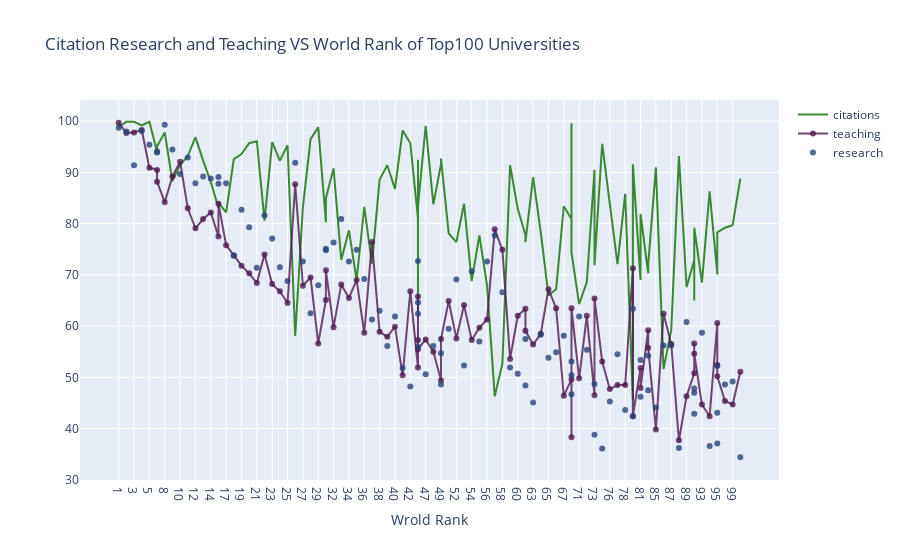

The code cell stored with this chart in its notebook:
### Code cell
trace1 = go.Scatter(
    x = df['world_rank'],
    y = df['citations'],
    mode='lines',
    name='citations',
    marker=dict(color='rgba(16, 112, 2, 0.8)'),
    text=df['university_name']
)
trace2 = go.Scatter(
    x = df['world_rank'],
    y = df['teaching'],
    mode='lines+markers',
    name='teaching',
    marker=dict(color='rgba(80, 26, 80, 0.8)'),
    text=df['university_name']
)
trace3 = go.Scatter(
    x = df['world_rank'],
    y = df['research'],
    mode='markers',
    name='research',
    marker=dict(color='rgba(40, 66, 120, 0.8)'),
    text=df['university_name']
)

data = [trace1, trace2, trace3]

layout=dict(
    title='Citation Research and Teaching VS World Rank of Top100 Universities',
    xaxis=dict(title='Wrold Rank', ticklen=5, zeroline=False)
)

fig=dict(data=data, layout=layout)

plotly.offline.init_notebook_mode(connected=True)
plotly.offline.iplot(fig)

### Figure 1 — Plotly figure (JSON) as saved in the notebook; plotly's stock layout.template omitted (floating-point values rounded to 4 significant figures)
{"data": [{"marker": {"color": "rgba(16, 112, 2, 0.8)"}, "mode": "lines", "name": "citations", "text": ["Harvard University", "California Institute of Technology", "Massachusetts Institute of Technology", "Stanford University", "Princeton University", "University of Cambridge", "University of Oxford", "University of California, Berkeley", "Imperial College London", "Yale University", "University of California, Los Angeles", "University of Chicago", "Johns Hopkins University", "Cornell University", "ETH Zurich – Swiss Federal Institute of Technology Zurich", "University of Michigan", "University of Toronto", "Columbia University", "University of Pennsylvania", "Carnegie Mellon University", "University of Hong Kong", "University College London", "University of Washington", "Duke University", "Northwestern University", "University of Tokyo", "Georgia Institute of Technology", "Pohang University of Science and Technology", "University of California, Santa Barbara", "University of British Columbia", "University of North Carolina at Chapel Hill", "University of California, San Diego", "University of Illinois at Urbana-Champaign", "National University of Singapore", "McGill University", "University of Melbourne", "Peking University", "Washington University in St Louis", "École Polytechnique", "University of Edinburgh", "Hong Kong University of Science and Technology", "École Normale Supérieure", "Australian National University", "Karolinska Institute", "University of Göttingen", "University of Wisconsin", "Rice University", "École Polytechnique Fédérale de Lausanne", "University of California, Irvine", "University of Science and Technology of China", "Vanderbilt University", "University of Minnesota", "Tufts University", "University of California, Davis", "Brown University", "University of Massachusetts", "Kyoto University", "Tsinghua University", "Boston University", "New York University", "Emory University", "LMU Munich", "University of Notre Dame", "University of Pittsburgh", "Case Western Reserve University", "Ohio State University", "University of Colorado Boulder", "University of Bristol", "University of California, Santa Cruz", "Yeshiva University", "University of Sydney", "University of Virginia", "University of Adelaide", "University of Southern California", "William & Mary", "Trinity College Dublin", "King’s College London", "Stony Brook University", "Korea Advanced Institute of Science and Technology (KAIST)", "University of Sussex", "The University of Queensland", "University of York", "Heidelberg University", "University of Utah", "Durham University", "London School of Economics and Political Science", "University of Manchester", "Royal Holloway, University of London", "Lund University", "University of Southampton", "University of Zurich", "Wake Forest University", "McMaster University", "University College Dublin", "George Washington University", "University of Arizona", "University of Basel", "University of Maryland, College Park", "Dartmouth College", "École Normale Supérieure de Lyon"], "type": "scatter", "x": ["1", "2", "3", "4", "5", "6", "6", "8", "9", "10", "11", "12", "13", "14", "15", "15", "17", "18", "19", "20", "21", "22", "23", "24", "25", "26", "27", "28", "29", "30", "30", "32", "33", "34", "35", "36", "37", "38", "39", "40", "41", "42", "43", "43", "43", "43", "47", "48", "49", "49", "51", "52", "53", "54", "55", "56", "57", "58", "59", "60", "61", "61", "63", "64", "65", "66", "67", "68", "68", "68", "71", "72", "73", "73", "75", "76", "77", "78", "79", "79", "81", "81", "83", "83", "85", "86", "87", "88", "89", "90", "90", "90", "93", "94", "95", "95", "95", "98", "99", "100"], "y": [98.8, 99.9, 99.9, 99.2, 99.9, 94, 95.1, 97.8, 88.3, 91.5, 93.2, 96.9, 92.3, 88.1, 83.1, 84.1, 82.2, 92.6, 93.6, 95.7, 96.1, 80.6, 95.9, 92.3, 95.3, 58.1, 83.2, 96.5, 98.8, 80.3, 85, 90.8, 72.9, 78.7, 69, 83.3, 72.2, 88.6, 91.4, 86.8, 98.2, 95.7, 81, 62.3, 92.5, 83.4, 99.1, 83.8, 91.6, 92.7, 78.1, 76.4, 83.9, 68.8, 77.7, 67.9, 46.3, 52.7, 91.4, 82.9, 77.8, 76.4, 89.1, 78.3, 66, 67.2, 83.4, 80.9, 99.6, 74.4, 64.3, 68.6, 90.5, 71.9, 95.6, 84.4, 72.1, 85.8, 45.5, 91.6, 69, 81.9, 70.3, 72, 91, 51.6, 59.2, 93.2, 67.6, 72.9, 65, 79.2, 68.5, 86.3, 70.2, 70.1, 78.3, 79.2, 79.7, 88.8]}, {"marker": {"color": "rgba(80, 26, 80, 0.8)"}, "mode": "lines+markers", "name": "teaching", "text": ["Harvard University", "California Institute of Technology", "Massachusetts Institute of Technology", "Stanford University", "Princeton University", "University of Cambridge", "University of Oxford", "University of California, Berkeley", "Imperial College London", "Yale University", "University of California, Los Angeles", "University of Chicago", "Johns Hopkins University", "Cornell University", "ETH Zurich – Swiss Federal Institute of Technology Zurich", "University of Michigan", "University of Toronto", "Columbia University", "University of Pennsylvania", "Carnegie Mellon University", "University of Hong Kong", "University College London", "University of Washington", "Duke University", "Northwestern University", "University of Tokyo", "Georgia Institute of Technology", "Pohang University of Science and Technology", "University of California, Santa Barbara", "University of British Columbia", "University of North Carolina at Chapel Hill", "University of California, San Diego", "University of Illinois at Urbana-Champaign", "National University of Singapore", "McGill University", "University of Melbourne", "Peking University", "Washington University in St Louis", "École Polytechnique", "University of Edinburgh", "Hong Kong University of Science and Technology", "École Normale Supérieure", "Australian National University", "Karolinska Institute", "University of Göttingen", "University of Wisconsin", "Rice University", "École Polytechnique Fédérale de Lausanne", "University of California, Irvine", "University of Science and Technology of China", "Vanderbilt University", "University of Minnesota", "Tufts University", "University of California, Davis", "Brown University", "University of Massachusetts", "Kyoto University", "Tsinghua University", "Boston University", "New York University", "Emory University", "LMU Munich", "University of Notre Dame", "University of Pittsburgh", "Case Western Reserve University", "Ohio State University", "University of Colorado Boulder", "University of Bristol", "University of California, Santa Cruz", "Yeshiva University", "University of Sydney", "University of Virginia", "University of Adelaide", "University of Southern California", "William & Mary", "Trinity College Dublin", "King’s College London", "Stony Brook University", "Korea Advanced Institute of Science and Technology (KAIST)", "University of Sussex", "The University of Queensland", "University of York", "Heidelberg University", "University of Utah", "Durham University", "London School of Economics and Political Science", "University of Manchester", "Royal Holloway, University of London", "Lund University", "University of Southampton", "University of Zurich", "Wake Forest University", "McMaster University", "University College Dublin", "George Washington University", "University of Arizona", "University of Basel", "University of Maryland, College Park", "Dartmouth College", "École Normale Supérieure de Lyon"], "type": "scatter", "x": ["1", "2", "3", "4", "5", "6", "6", "8", "9", "10", "11", "12", "13", "14", "15", "15", "17", "18", "19", "20", "21", "22", "23", "24", "25", "26", "27", "28", "29", "30", "30", "32", "33", "34", "35", "36", "37", "38", "39", "40", "41", "42", "43", "43", "43", "43", "47", "48", "49", "49", "51", "52", "53", "54", "55", "56", "57", "58", "59", "60", "61", "61", "63", "64", "65", "66", "67", "68", "68", "68", "71", "72", "73", "73", "75", "76", "77", "78", "79", "79", "81", "81", "83", "83", "85", "86", "87", "88", "89", "90", "90", "90", "93", "94", "95", "95", "95", "98", "99", "100"], "y": [99.7, 97.7, 97.8, 98.3, 90.9, 90.5, 88.2, 84.2, 89.2, 92.1, 83, 79.1, 80.9, 82.2, 77.5, 83.9, 75.8, 73.8, 71.8, 70.3, 68.4, 74, 68.2, 66.8, 64.5, 87.7, 67.9, 69.5, 56.6, 65.1, 70.9, 59.8, 68.1, 65.5, 69, 58.7, 76.4, 58.9, 57.9, 59.9, 50.4, 66.8, 51.9, 65.8, 57.3, 55.5, 57.4, 55, 49.4, 57.5, 64.9, 57.6, 64.1, 57.3, 59.7, 61.3, 78.9, 74.9, 53.6, 62, 63.4, 59.1, 56.4, 58.5, 67.2, 63.5, 46.4, 49.6, 38.3, 63.5, 49.8, 62, 46.5, 65.4, 53.1, 47.7, 48.5, 48.5, 71.3, 42.4, 51.8, 47.9, 59.2, 55.8, 39.8, 62.4, 56.5, 37.7, 46.3, 50.8, 56.6, 54.6, 44.7, 42.4, 60.6, 52.4, 50.2, 45.4, 44.7, 51.1]}, {"marker": {"color": "rgba(40, 66, 120, 0.8)"}, "mode": "markers", "name": "research", "text": ["Harvard University", "California Institute of Technology", "Massachusetts Institute of Technology", "Stanford University", "Princeton University", "University of Cambridge", "University of Oxford", "University of California, Berkeley", "Imperial College London", "Yale University", "University of California, Los Angeles", "University of Chicago", "Johns Hopkins University", "Cornell University", "ETH Zurich – Swiss Federal Institute of Technology Zurich", "University of Michigan", "University of Toronto", "Columbia University", "University of Pennsylvania", "Carnegie Mellon University", "University of Hong Kong", "University College London", "University of Washington", "Duke University", "Northwestern University", "University of Tokyo", "Georgia Institute of Technology", "Pohang University of Science and Technology", "University of California, Santa Barbara", "University of British Columbia", "University of North Carolina at Chapel Hill", "University of California, San Diego", "University of Illinois at Urbana-Champaign", "National University of Singapore", "McGill University", "University of Melbourne", "Peking University", "Washington University in St Louis", "École Polytechnique", "University of Edinburgh", "Hong Kong University of Science and Technology", "École Normale Supérieure", "Australian National University", "Karolinska Institute", "University of Göttingen", "University of Wisconsin", "Rice University", "École Polytechnique Fédérale de Lausanne", "University of California, Irvine", "University of Science and Technology of China", "Vanderbilt University", "University of Minnesota", "Tufts University", "University of California, Davis", "Brown University", "University of Massachusetts", "Kyoto University", "Tsinghua University", "Boston University", "New York University", "Emory University", "LMU Munich", "University of Notre Dame", "University of Pittsburgh", "Case Western Reserve University", "Ohio State University", "University of Colorado Boulder", "University of Bristol", "University of California, Santa Cruz", "Yeshiva University", "University of Sydney", "University of Virginia", "University of Adelaide", "University of Southern California", "William & Mary", "Trinity College Dublin", "King’s College London", "Stony Brook University", "Korea Advanced Institute of Science and Technology (KAIST)", "University of Sussex", "The University of Queensland", "University of York", "Heidelberg University", "University of Utah", "Durham University", "London School of Economics and Political Science", "University of Manchester", "Royal Holloway, University of London", "Lund University", "University of Southampton", "University of Zurich", "Wake Forest University", "McMaster University", "University College Dublin", "George Washington University", "University of Arizona", "University of Basel", "University of Maryland, College Park", "Dartmouth College", "École Normale Supérieure de Lyon"], "type": "scatter", "x": ["1", "2", "3", "4", "5", "6", "6", "8", "9", "10", "11", "12", "13", "14", "15", "15", "17", "18", "19", "20", "21", "22", "23", "24", "25", "26", "27", "28", "29", "30", "30", "32", "33", "34", "35", "36", "37", "38", "39", "40", "41", "42", "43", "43", "43", "43", "47", "48", "49", "49", "51", "52", "53", "54", "55", "56", "57", "58", "59", "60", "61", "61", "63", "64", "65", "66", "67", "68", "68", "68", "71", "72", "73", "73", "75", "76", "77", "78", "79", "79", "81", "81", "83", "83", "85", "86", "87", "88", "89", "90", "90", "90", "93", "94", "95", "95", "95", "98", "99", "100"], "y": [98.7, 98, 91.4, 98.1, 95.4, 94.1, 93.9, 99.3, 94.5, 89.7, 92.9, 87.9, 89.2, 88.8, 87.8, 89.1, 87.9, 73.8, 82.7, 79.3, 71.4, 81.6, 77.1, 71.5, 68.8, 91.9, 72.6, 62.5, 68, 74.8, 75.1, 76.3, 80.9, 72.6, 74.9, 69.2, 61.3, 63, 56.1, 61.9, 51.8, 48.2, 62.4, 72.7, 55.9, 64.6, 50.6, 56.1, 54.7, 48.6, 59.5, 69.1, 52.3, 70.7, 57, 72.6, 77.7, 66.6, 51.9, 50.7, 48.4, 57.5, 45.1, 58.3, 53.8, 54.9, 58.1, 53.1, 50.4, 46.7, 61.9, 55.4, 38.8, 48.7, 36.1, 45.3, 54.5, 43.6, 63.4, 42.4, 53.4, 46.2, 47.5, 54.2, 44.1, 56.2, 56.2, 36.2, 60.8, 47.8, 47, 42.9, 58.7, 36.6, 43.1, 52.2, 37.1, 48.6, 49.2, 34.4]}], "layout": {"title": {"text": "Citation Research and Teaching VS World Rank of Top100 Universities"}, "xaxis": {"ticklen": 5, "title": {"text": "Wrold Rank"}, "zeroline": false}}}
